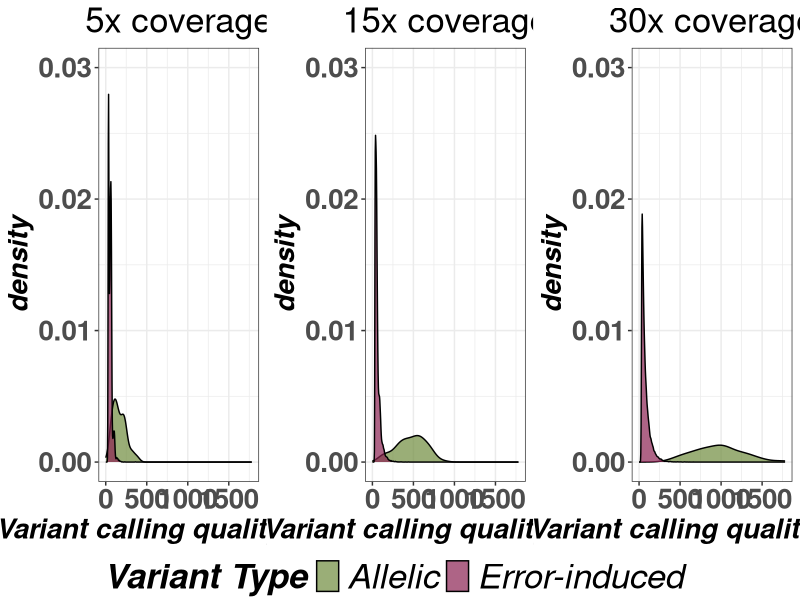
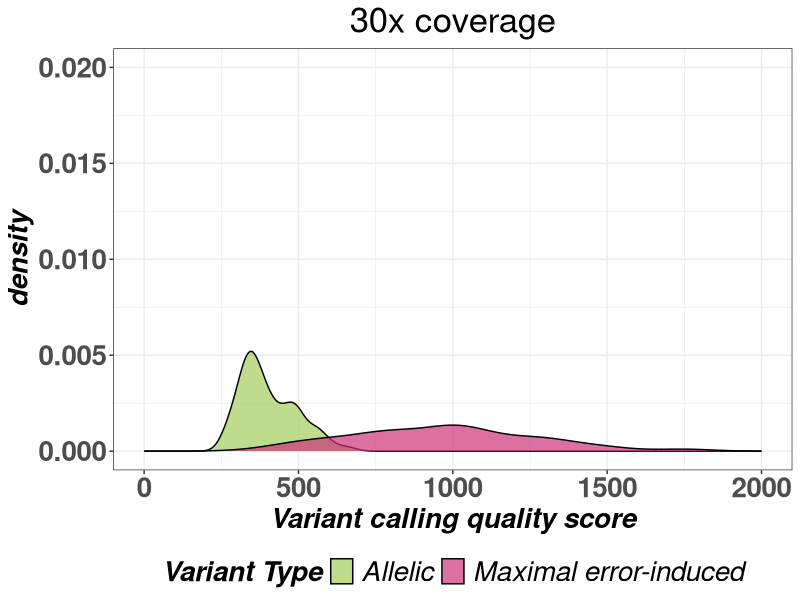
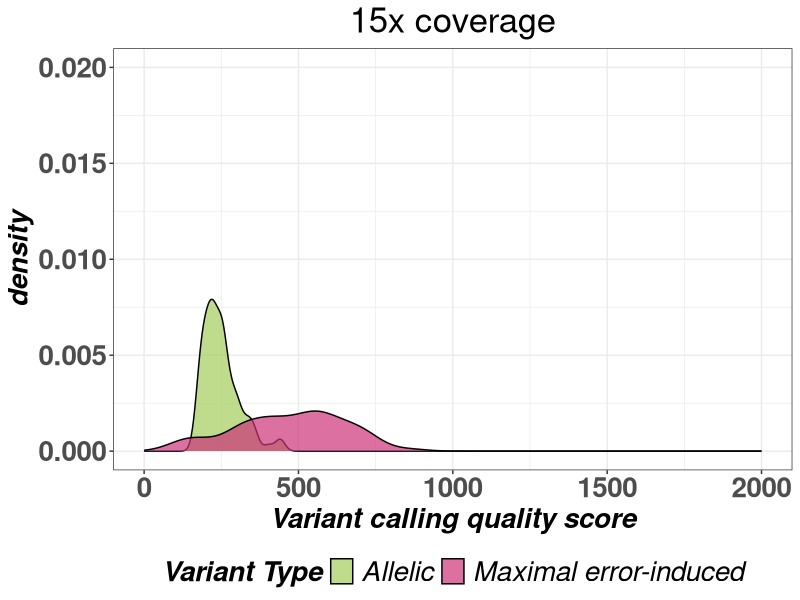
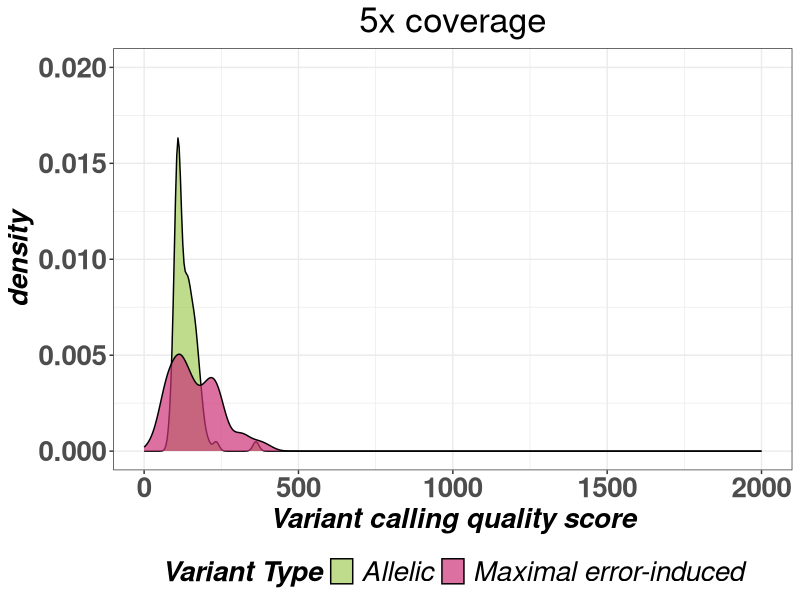
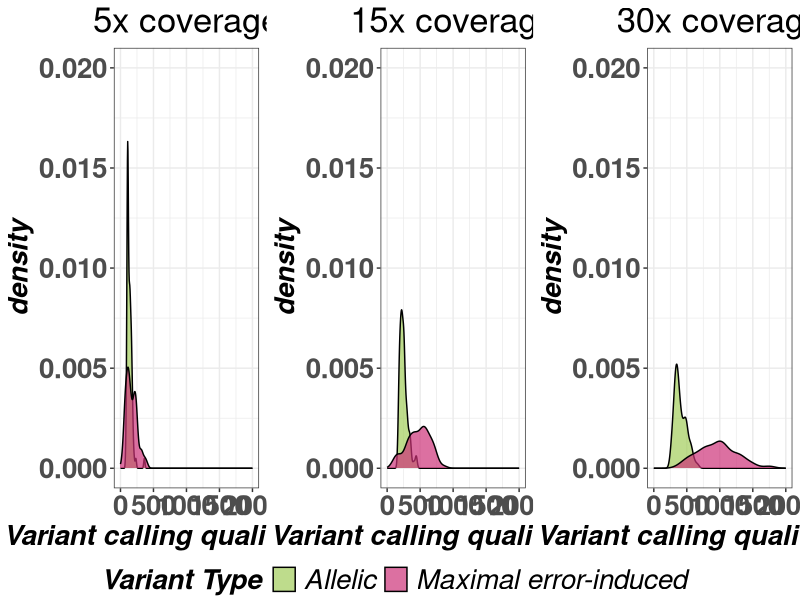
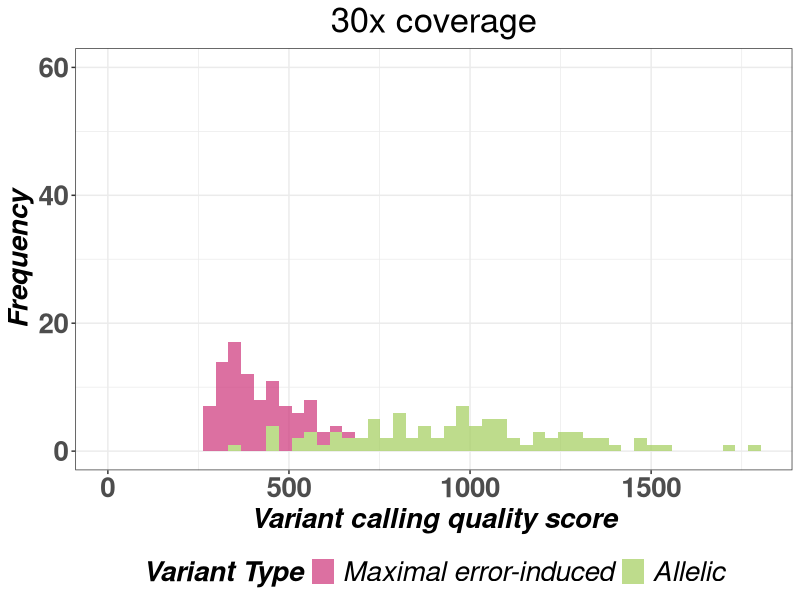
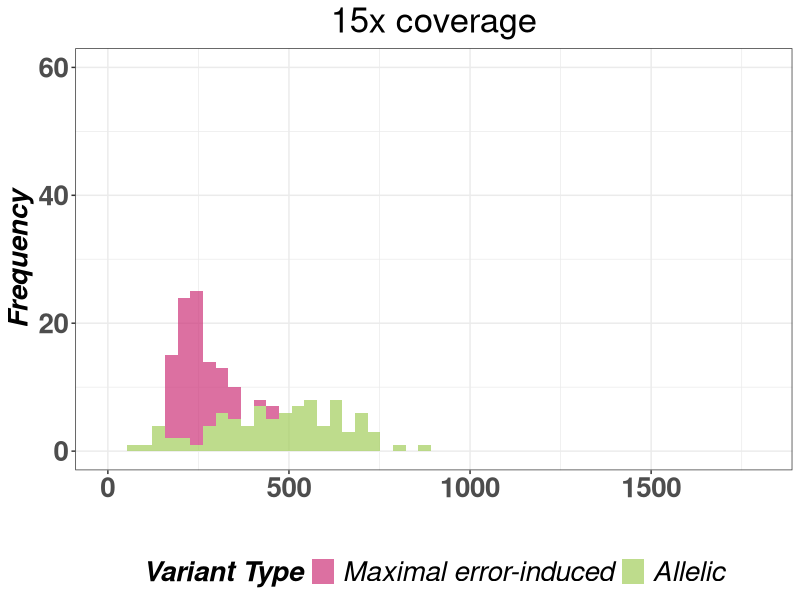
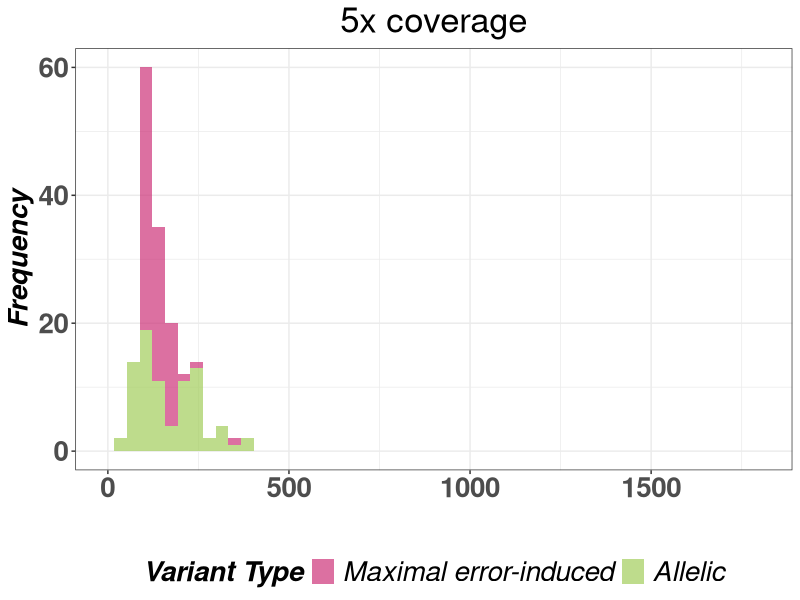

Here is the R script that generated these plots, in order: (Note: this script raises an error after producing the figures.)
###-------------------------------###
### Master Thesis - Lynn Henrotte ###
###-------------------------------############################################
### Visualizations for variant calling quality scores of ReSeq simulations ###
###------------------------------------------------------------------------###

## Packages ##

library(tidyverse)
library(ggplot2)
library(ggpubr)

## Preliminaries ##

path_to_folder = paste0("C:/Users/lynnh/OneDrive/Bureaublad",
                        "/2nd Master Stat/Master Thesis/WP3/ReSeq variant call results")
setwd(path_to_folder)

##-------------------------------------------------------------------------##
##---- CYP2C9 -------------------------------------------------------------##
##-------------------------------------------------------------------------##

## Obtain data ##

## Variant calling stats
sim_stats_5x <- read.delim(file = "ReSeq_CYP2C9_5x_sim_stats.tsv", sep = "\t")
sim_stats_15x <- read.delim(file = "ReSeq_CYP2C9_15x_sim_stats.tsv", sep = "\t")
sim_stats_30x <- read.delim(file = "ReSeq_CYP2C9_30x_sim_stats.tsv", sep = "\t")

# Change colnames
colnames(sim_stats_5x) <- tolower(colnames(sim_stats_5x))
colnames(sim_stats_5x)[7] <- "systematic_errors" # = percentage of non-allelic called variants that were found as systematic errors
colnames(sim_stats_15x) <- tolower(colnames(sim_stats_15x))
colnames(sim_stats_15x)[7] <- "systematic_errors"
colnames(sim_stats_30x) <- tolower(colnames(sim_stats_30x))
colnames(sim_stats_30x)[7] <- "systematic_errors"

# Adjust number of errors called (include all non-allelic variants)
sim_stats_5x$error_called <- sim_stats_5x$total_called - sim_stats_5x$x.allelic_called
sim_stats_15x$error_called <- sim_stats_15x$total_called - sim_stats_15x$x.allelic_called
sim_stats_30x$error_called <- sim_stats_30x$total_called - sim_stats_30x$x.allelic_called

# Add all variant calling results together
sim_stats_5x$coverage <- "5x"
sim_stats_15x$coverage <- "15x"
sim_stats_30x$coverage <- "30x"

sim_stats_cyp2c9 <- rbind(sim_stats_5x, sim_stats_15x, sim_stats_30x)
sim_stats_cyp2c9$coverage <- factor(sim_stats_cyp2c9$coverage, levels = c("5x", "15x", "30x"))

# Set NA to zero
sim_stats_cyp2c9[is.na(sim_stats_cyp2c9)] <- 0

## Quality scores
allele_qscores <- read.delim(file = "Allelic_variant_qscores.tsv", sep = "\t")
error_qscores <- read.delim(file = "error_variant_qscores.tsv", sep = "\t")

# Order coverage levels
allele_qscores$Coverage <- factor(allele_qscores$Coverage, levels = c("5x", "15x", "30x"))
error_qscores$Coverage <- factor(error_qscores$Coverage, levels = c("5x", "15x", "30x"))

# Add allelic and error quality scores together
allele_qscores$Type <- "Allelic"
error_qscores$Type <- "Error"
all_cyp2c9_qscores <- rbind(allele_qscores, error_qscores)

## Compute summary statistics ##

# Number and percentage of missed allelic variants, by coverage
sim_stats_cyp2c9 %>% group_by(coverage) %>% 
  summarize("num_allelic_missed" = sum(x.allelic_variants - x.allelic_called),
            "percent_allelic_missed" = 100*sum(x.allelic_variants - x.allelic_called)/sum(x.allelic_variants))

# Average number of variants called, by coverage
sim_stats_cyp2c9 %>% group_by(coverage) %>% summarize("mean_total_called" = mean(total_called))

# Average quality score of allelic and non-allelic variants, by coverage
all_cyp2c9_qscores %>% group_by(Type, Coverage) %>% 
  summarize("mean_qscore" = mean(QScore), 
            "sd_qscore" = sd(QScore), .groups = "drop")

# Number of alleles for which an erroneous variant call had higher quality than a correct variant call
sim_stats_cyp2c9 %>% group_by(coverage) %>% 
  summarize("error_Q_gt_allele_Q" = sum(max_qual_errors > min_qual_allelic)) %>%
  mutate("error_Q_gt_allele_Q_percent" = error_Q_gt_allele_Q/85*100)

## Make plots ##

# Density of quality scores of allelic and error-induced variants, at 30x coverage
p_qual_30x <- ggplot(data = all_cyp2c9_qscores %>% filter(Coverage == "30x"), 
        aes(x = QScore, fill = Type)) + theme_bw() + xlim(0, 1780) + ylim(0,0.03) +
  geom_density(adjust = 1, alpha = 0.7) + ggtitle("30x coverage") +
  labs(x = "Variant calling quality score", fill = "Variant Type") +
  scale_fill_manual(labels = c("Allelic", "Error-induced"),
                    values = c("darkolivegreen4", "violetred4")) +
  theme(axis.text = element_text(size = 20, face = "bold"),
        axis.title = element_text(size = 20, face = "bold.italic"),
        legend.text = element_text(size = 25, face = "italic"),
        legend.title = element_text(size = 25, face = "bold.italic"),
        legend.position = "bottom",
        plot.title = element_text(size= 25, hjust = 0.5))

# Density of quality scores of allelic and error-induced variants, at 15x coverage
p_qual_15x <- ggplot(data = all_cyp2c9_qscores %>% filter(Coverage == "15x"), 
                     aes(x = QScore, fill = Type)) + theme_bw() + xlim(0, 1780) + ylim(0,0.03) +
  geom_density(adjust = 1, alpha = 0.7) + ggtitle("15x coverage") +
  labs(x = "Variant calling quality score", fill = "Variant Type") +
  scale_fill_manual(labels = c("Allelic", "Error-induced"),
                    values = c("darkolivegreen4", "violetred4")) +
  theme(axis.text = element_text(size = 20, face = "bold"),
        axis.title = element_text(size = 20, face = "bold.italic"),
        legend.text = element_text(size = 25, face = "italic"),
        legend.title = element_text(size = 25, face = "bold.italic"),
        legend.position = "bottom",
        plot.title = element_text(size= 25, hjust = 0.5))

# Density of quality scores of allelic and error-induced variants, at 5x coverage
p_qual_5x <- ggplot(data = all_cyp2c9_qscores %>% filter(Coverage == "5x"), 
                     aes(x = QScore, fill = Type)) + theme_bw() + xlim(0, 1780) + ylim(0,0.03) +
  geom_density(adjust = 1, alpha = 0.7) + ggtitle("5x coverage") +
  labs(x = "Variant calling quality score", fill = "Variant Type") +
  scale_fill_manual(labels = c("Allelic", "Error-induced"),
                    values = c("darkolivegreen4", "violetred4")) +
  theme(axis.text = element_text(size = 20, face = "bold"),
        axis.title = element_text(size = 20, face = "bold.italic"),
        legend.text = element_text(size = 25, face = "italic"),
        legend.title = element_text(size = 25, face = "bold.italic"),
        legend.position = "bottom",
        plot.title = element_text(size= 25, hjust = 0.5))

# Combine densities
ggarrange(p_qual_5x, p_qual_15x, p_qual_30x, common.legend = TRUE,
          legend = "bottom", nrow = 1, ncol = 3)

# Density of qscores of allelic variants and maximal qscores of error-induced variants, at 30x coverage
data_max_error_30x <- sim_stats_cyp2c9 %>% filter(coverage == "30x") %>%
  dplyr::select(max_qual_errors) %>% 
  mutate("Coverage" = "30x", "QScore" = max_qual_errors, "Type" = "Error") %>%
  select(!c(max_qual_errors))

data_max_error_30x <- rbind(data_max_error_30x, 
                            all_cyp2c9_qscores %>% filter(Coverage == "30x",
                                                          Type == "Allelic"))
data_max_error_30x$Type <- factor(data_max_error_30x$Type, levels = c("Error", "Allelic"))

p_max_qual_error_30x <- ggplot(data = data_max_error_30x, 
                     aes(x = QScore, fill = Type)) + theme_bw() + xlim(0, 2000) +
  geom_density(adjust = 0.8, alpha = 0.7) + ggtitle("30x coverage") + ylim(0, 0.02) +
  labs(x = "Variant calling quality score", fill = "Variant Type") +
  scale_fill_manual(labels = c("Allelic", "Maximal error-induced"),
                    values = c("darkolivegreen3", "violetred3")) +
  theme(axis.text = element_text(size = 20, face = "bold"),
        axis.title = element_text(size = 20, face = "bold.italic"),
        legend.text = element_text(size = 20, face = "italic"),
        legend.title = element_text(size = 20, face = "bold.italic"),
        legend.position = "bottom",
        plot.title = element_text(size= 25, hjust = 0.5))  

p_max_qual_error_30x

# Density of qscores of allelic variants and maximal qscores of error-induced variants, at 15x coverage
data_max_error_15x <- sim_stats_cyp2c9 %>% filter(coverage == "15x") %>%
  dplyr::select(max_qual_errors) %>% 
  mutate("Coverage" = "15x", "QScore" = max_qual_errors, "Type" = "Error") %>%
  select(!c(max_qual_errors))

data_max_error_15x <- rbind(data_max_error_15x, 
                            all_cyp2c9_qscores %>% filter(Coverage == "15x",
                                                          Type == "Allelic"))
data_max_error_15x$Type <- factor(data_max_error_15x$Type, levels = c("Error", "Allelic"))

p_max_qual_error_15x <- ggplot(data = data_max_error_15x, 
                               aes(x = QScore, fill = Type)) + theme_bw() + xlim(0, 2000) +
  geom_density(adjust = 0.8, alpha = 0.7) + ggtitle("15x coverage") + ylim(0, 0.02) +
  labs(x = "Variant calling quality score", fill = "Variant Type") +
  scale_fill_manual(labels = c("Allelic", "Maximal error-induced"),
                    values = c("darkolivegreen3", "violetred3")) +
  theme(axis.text = element_text(size = 20, face = "bold"),
        axis.title = element_text(size = 20, face = "bold.italic"),
        legend.text = element_text(size = 20, face = "italic"),
        legend.title = element_text(size = 20, face = "bold.italic"),
        legend.position = "bottom",
        plot.title = element_text(size= 25, hjust = 0.5))  

p_max_qual_error_15x

# Density of qscores of allelic variants and maximal qscores of error-induced variants, at 5x coverage
data_max_error_5x <- sim_stats_cyp2c9 %>% filter(coverage == "5x") %>%
  dplyr::select(max_qual_errors) %>% 
  mutate("Coverage" = "5x", "QScore" = max_qual_errors, "Type" = "Error") %>%
  select(!c(max_qual_errors))

data_max_error_5x <- rbind(data_max_error_5x, 
                            all_cyp2c9_qscores %>% filter(Coverage == "5x",
                                                          Type == "Allelic"))
data_max_error_5x$Type <- factor(data_max_error_5x$Type, levels = c("Error", "Allelic"))

p_max_qual_error_5x <- ggplot(data = data_max_error_5x, 
                               aes(x = QScore, fill = Type)) + theme_bw() + xlim(0, 2000) +
  geom_density(adjust = 0.8, alpha = 0.7) + ggtitle("5x coverage") + ylim(0, 0.02) +
  labs(x = "Variant calling quality score", fill = "Variant Type") +
  scale_fill_manual(labels = c("Allelic", "Maximal error-induced"),
                    values = c("darkolivegreen3", "violetred3")) +
  theme(axis.text = element_text(size = 20, face = "bold"),
        axis.title = element_text(size = 20, face = "bold.italic"),
        legend.text = element_text(size = 20, face = "italic"),
        legend.title = element_text(size = 20, face = "bold.italic"),
        legend.position = "bottom",
        plot.title = element_text(size= 25, hjust = 0.5))  

p_max_qual_error_5x

# Combine densities
ggarrange(p_max_qual_error_5x, p_max_qual_error_15x, p_max_qual_error_30x,
          common.legend = TRUE, legend = "bottom", nrow = 1, ncol = 3)

# Histogram of qscores of allelic variants and maximal qscores of error-induced variants, at 30x coverage
hist_max_qual_error_30x <- ggplot(data = data_max_error_30x, 
                               aes(x = QScore, fill = Type)) + theme_bw() + 
  geom_histogram(binwidth = 35, alpha = 0.7) + ggtitle("30x coverage") + coord_cartesian(xlim=c(0, 1800), ylim=c(0, 60)) +
  labs(x = "Variant calling quality score", y = "Frequency", fill = "Variant Type") +
  scale_fill_manual(labels = c("Maximal error-induced", "Allelic"),
                    values = c("violetred3", "darkolivegreen3")) +
  theme(axis.text = element_text(size = 20, face = "bold"),
        axis.title = element_text(size = 20, face = "bold.italic"),
        legend.text = element_text(size = 20, face = "italic"),
        legend.title = element_text(size = 20, face = "bold.italic"),
        legend.position = "bottom",
        plot.title = element_text(size= 25, hjust = 0.5))  

hist_max_qual_error_30x

# Histogram of qscores of allelic variants and maximal qscores of error-induced variants, at 15x coverage
hist_max_qual_error_15x <- ggplot(data = data_max_error_15x, 
                               aes(x = QScore, fill = Type)) + theme_bw() + 
  geom_histogram(binwidth = 35, alpha = 0.7) + ggtitle("15x coverage") + coord_cartesian(xlim=c(0, 1800), ylim=c(0, 60)) +
  labs(x = "", y = "Frequency", fill = "Variant Type") +
  scale_fill_manual(labels = c("Maximal error-induced", "Allelic"),
                    values = c("violetred3", "darkolivegreen3")) +
  theme(axis.text = element_text(size = 20, face = "bold"),
        axis.title = element_text(size = 20, face = "bold.italic"),
        legend.text = element_text(size = 20, face = "italic"),
        legend.title = element_text(size = 20, face = "bold.italic"),
        legend.position = "bottom",
        plot.title = element_text(size= 25, hjust = 0.5))  

hist_max_qual_error_15x

# Density of qscores of allelic variants and maximal qscores of error-induced variants, at 5x coverage
hist_max_qual_error_5x <- ggplot(data = data_max_error_5x, 
                              aes(x = QScore, fill = Type)) + theme_bw() +
  geom_histogram(binwidth = 35, alpha = 0.7) + ggtitle("5x coverage") + coord_cartesian(xlim=c(0, 1800), ylim=c(0, 60)) +
  labs(x = "", y = "Frequency", fill = "Variant Type") +
  scale_fill_manual(labels = c("Maximal error-induced", "Allelic"),
                    values = c("violetred3", "darkolivegreen3")) +
  theme(axis.text = element_text(size = 20, face = "bold"),
        axis.title = element_text(size = 20, face = "bold.italic"),
        legend.text = element_text(size = 20, face = "italic"),
        legend.title = element_text(size = 20, face = "bold.italic"),
        legend.position = "bottom",
        plot.title = element_text(size= 25, hjust = 0.5))  

hist_max_qual_error_5x

# Combine histograms
ggarrange(hist_max_qual_error_5x, hist_max_qual_error_15x, hist_max_qual_error_30x,
          common.legend = TRUE, legend = "bottom", nrow = 3, ncol = 1)


# Histogram comparing mean quality scores of allelic variants and error-induced variants
qual_scores <- c(data$MEAN_QUAL_ALLELIC, data$MEAN_QUAL_ERRORS)
groups <- rep(c("Allelic", "Error-induced"), each = 84)
data_hist <- data.frame(qual_scores, groups)

ggplot(data = data_hist, aes(x = qual_scores, fill = groups)) + 
  theme_bw() + geom_histogram(bins = 21) + labs(x = "Average quality score",
                                       y = "Frequency", fill = "Variant") +
  ggtitle("Distribution of average quality scores for allelic and error-induced called variants") +
  theme(text = element_text(size = 20)) +
  scale_x_continuous(breaks = seq(0, 2000, by = 250))


# Histogram comparing the maximal quality score of error-induced variants and the 
# minimal quality score of the allelic variants
qual_scores2 <- c(data$MIN_QUAL_ALLELIC, data$MAX_QUAL_ERRORS)
groups2 <- rep(c("Minimal allelic", "Maximal error-induced"), each = 84)
data_hist2 <- data.frame(qual_scores2, groups2)

ggplot(data = data_hist2, aes(x = qual_scores2, fill = groups2)) + 
  theme_bw() + geom_density(alpha = 0.7) + labs(x = "Quality score",
                                                y = "Frequency", fill = "Quality score") +
  ggtitle("Distribution of minimal/maximal quality scores of allelic/error-induced called variants") +
  theme(text = element_text(size = 20)) + xlim(0,2000) +
    scale_fill_manual(values = c("lightgreen", "lightblue"))


# Histogram of differences in minimal quality score of allelic variants and maximal
# quality score of error-induced variants
data$SMALLEST_QUAL_DIFF <- data$MIN_QUAL_ALLELIC - data$MAX_QUAL_ERR
ggplot(data, aes(x = SMALLEST_QUAL_DIFF)) + theme_bw() + 
  geom_histogram(col = "coral", fill = "coral", alpha = 0.8) +
  geom_vline(xintercept = 0, col = "red2", lty = 2, size = 1) +
  ggtitle("Histogram of smallest quality differences between allelic and error-induced variants") +
  theme(text = element_text(size = 20)) + 
  labs(x = "Smallest quality score difference", y = "Frequency") 
  








